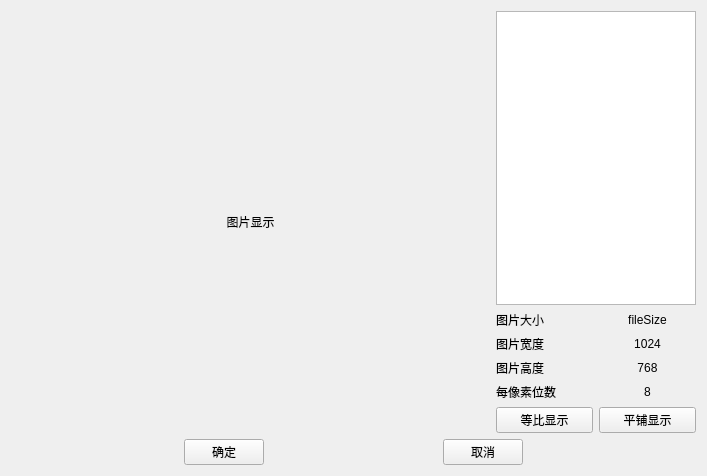
<?xml version="1.0" encoding="UTF-8"?>
<ui version="4.0">
 <class>CDlgMarkImage</class>
 <widget class="QWidget" name="CDlgMarkImage">
  <property name="geometry">
   <rect>
    <x>0</x>
    <y>0</y>
    <width>707</width>
    <height>476</height>
   </rect>
  </property>
  <property name="windowTitle">
   <string>Form</string>
  </property>
  <layout class="QVBoxLayout" name="verticalLayout_3">
   <item>
    <layout class="QHBoxLayout" name="horizontalLayout_7" stretch="4,0">
     <item>
      <widget class="QLabel" name="label">
       <property name="text">
        <string>图片显示</string>
       </property>
       <property name="alignment">
        <set>Qt::AlignCenter</set>
       </property>
      </widget>
     </item>
     <item>
      <layout class="QVBoxLayout" name="verticalLayout_2">
       <item>
        <widget class="QListWidget" name="listWidget">
         <property name="sizePolicy">
          <sizepolicy hsizetype="Fixed" vsizetype="Expanding">
           <horstretch>0</horstretch>
           <verstretch>0</verstretch>
          </sizepolicy>
         </property>
         <property name="minimumSize">
          <size>
           <width>200</width>
           <height>0</height>
          </size>
         </property>
         <property name="maximumSize">
          <size>
           <width>200</width>
           <height>16777215</height>
          </size>
         </property>
        </widget>
       </item>
       <item>
        <layout class="QVBoxLayout" name="verticalLayout" stretch="0,0,0,0,0">
         <property name="sizeConstraint">
          <enum>QLayout::SetFixedSize</enum>
         </property>
         <item>
          <layout class="QHBoxLayout" name="horizontalLayout_2">
           <item>
            <widget class="QLabel" name="label_3">
             <property name="text">
              <string>图片大小</string>
             </property>
            </widget>
           </item>
           <item>
            <widget class="QLabel" name="label_4">
             <property name="text">
              <string>fileSize</string>
             </property>
             <property name="alignment">
              <set>Qt::AlignCenter</set>
             </property>
            </widget>
           </item>
          </layout>
         </item>
         <item>
          <layout class="QHBoxLayout" name="horizontalLayout_3">
           <item>
            <widget class="QLabel" name="label_5">
             <property name="text">
              <string>图片宽度</string>
             </property>
            </widget>
           </item>
           <item>
            <widget class="QLabel" name="label_6">
             <property name="text">
              <string>1024</string>
             </property>
             <property name="alignment">
              <set>Qt::AlignCenter</set>
             </property>
            </widget>
           </item>
          </layout>
         </item>
         <item>
          <layout class="QHBoxLayout" name="horizontalLayout_4">
           <item>
            <widget class="QLabel" name="label_8">
             <property name="text">
              <string>图片高度</string>
             </property>
            </widget>
           </item>
           <item>
            <widget class="QLabel" name="label_7">
             <property name="text">
              <string>768</string>
             </property>
             <property name="alignment">
              <set>Qt::AlignCenter</set>
             </property>
            </widget>
           </item>
          </layout>
         </item>
         <item>
          <layout class="QHBoxLayout" name="horizontalLayout_6">
           <item>
            <widget class="QLabel" name="label_9">
             <property name="text">
              <string>每像素位数</string>
             </property>
            </widget>
           </item>
           <item>
            <widget class="QLabel" name="label_10">
             <property name="text">
              <string>8</string>
             </property>
             <property name="alignment">
              <set>Qt::AlignCenter</set>
             </property>
            </widget>
           </item>
          </layout>
         </item>
         <item>
          <layout class="QHBoxLayout" name="horizontalLayout_5">
           <item>
            <widget class="QPushButton" name="pushButton_3">
             <property name="text">
              <string>等比显示</string>
             </property>
            </widget>
           </item>
           <item>
            <widget class="QPushButton" name="pushButton_4">
             <property name="text">
              <string>平铺显示</string>
             </property>
            </widget>
           </item>
          </layout>
         </item>
        </layout>
       </item>
      </layout>
     </item>
    </layout>
   </item>
   <item>
    <layout class="QHBoxLayout" name="horizontalLayout">
     <item>
      <spacer name="horizontalSpacer_2">
       <property name="orientation">
        <enum>Qt::Horizontal</enum>
       </property>
       <property name="sizeHint" stdset="0">
        <size>
         <width>30</width>
         <height>20</height>
        </size>
       </property>
      </spacer>
     </item>
     <item>
      <widget class="QPushButton" name="pushButton">
       <property name="sizePolicy">
        <sizepolicy hsizetype="Fixed" vsizetype="Fixed">
         <horstretch>0</horstretch>
         <verstretch>0</verstretch>
        </sizepolicy>
       </property>
       <property name="text">
        <string>确定</string>
       </property>
      </widget>
     </item>
     <item>
      <spacer name="horizontalSpacer">
       <property name="orientation">
        <enum>Qt::Horizontal</enum>
       </property>
       <property name="sizeHint" stdset="0">
        <size>
         <width>31</width>
         <height>20</height>
        </size>
       </property>
      </spacer>
     </item>
     <item>
      <widget class="QPushButton" name="pushButton_2">
       <property name="sizePolicy">
        <sizepolicy hsizetype="Fixed" vsizetype="Fixed">
         <horstretch>0</horstretch>
         <verstretch>0</verstretch>
        </sizepolicy>
       </property>
       <property name="text">
        <string>取消</string>
       </property>
      </widget>
     </item>
     <item>
      <spacer name="horizontalSpacer_3">
       <property name="orientation">
        <enum>Qt::Horizontal</enum>
       </property>
       <property name="sizeHint" stdset="0">
        <size>
         <width>30</width>
         <height>20</height>
        </size>
       </property>
      </spacer>
     </item>
    </layout>
   </item>
  </layout>
 </widget>
 <resources/>
 <connections/>
</ui>
